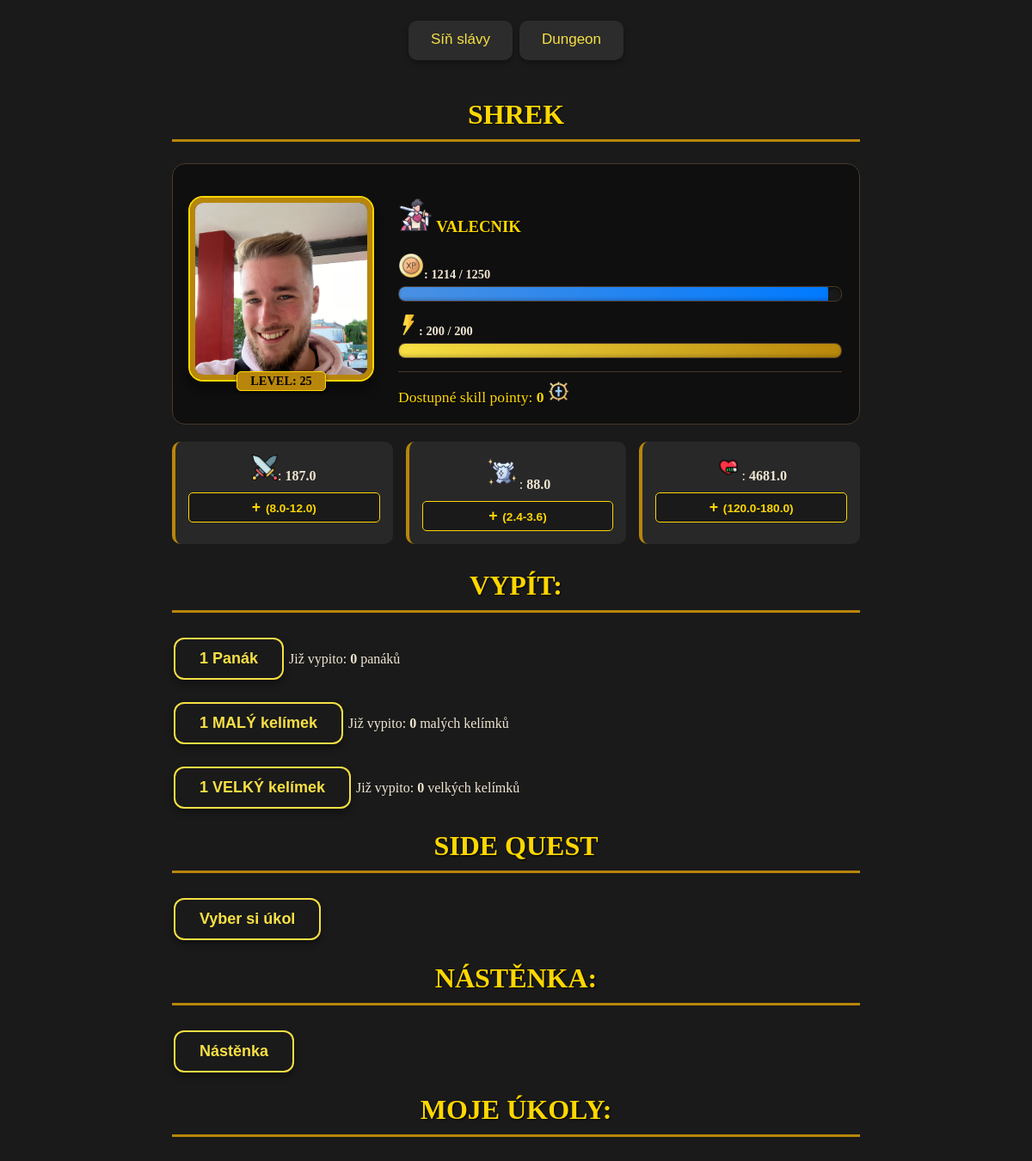
/player_info/1348/, run on the app's committed database.
### game/models.py (models this page shows, shortened)
class player(models.Model):
    profile_img = models.ImageField(upload_to='profile_images/', blank=True, null=True)
    role_img_id = models.IntegerField(blank=True, null=True) # 1 = mág, 2 = hunter, 3 = warrior
    gender = models.CharField(max_length=10, blank=True, null=True)
    active = models.BooleanField(default=False)
    name = models.CharField(max_length=100, blank=True)
    lvl = models.IntegerField(default=1, blank=True)
    xp = models.IntegerField(default=0, blank=True)
    xp_need = models.IntegerField(default=50, blank=True)
    score_dmg_delt = models.IntegerField(default=0, blank=True)
    score_dmg_taken = models.IntegerField(default=0, blank=True)
    score_death_counter = models.IntegerField(default=0, blank=True)
    score_best_dmg = models.IntegerField(default=0, blank=True)
    score = models.IntegerField(default=0, blank=True)
    quest_refresh = models.IntegerField(default=1)
    energie = models.IntegerField(default=200, blank=True, validators=[MinValueValidator(0), MaxValueValidator(200)])
    last_energy_update = models.DateTimeField(default=timezone.now)
    skill_points = models.IntegerField(default=0, blank=True)
    panak = models.IntegerField(default=0, blank=True)
    maly_kelimek = models.IntegerField(default=0, blank=True)
    velky_kelimek = models.IntegerField(default=0, blank=True)
    povolani = models.CharField(max_length=50, blank=True, default='nic')
    dmg = models.IntegerField(blank=True, default= 1)
    dmg_koef = models.FloatField(blank=True, default= 1)
    dmg_now = models.FloatField(blank=True, default= 1)
    armor = models.IntegerField(blank=True, default= 1)
    armor_koef = models.FloatField(blank=True, default= 1)
    armor_now = models.FloatField(blank=True, default= 1)
    hp = models.IntegerField(blank=True, default=1)
    hp_koef = models.FloatField(blank=True, default=1)
    hp_now = models.FloatField(blank=True, default=1)
    hp_actual_fight = models.IntegerField(blank=True, default=1)
    def energy_change(self):
        if self.energie <= 200:
            time_now = timezone.now()
            time_diff = time_now - self.last_energy_update
            minutes_passed = round(time_diff.total_seconds() // 60)
            energy_to_add = int(round(minutes_passed * 5))
            if self.energie + energy_to_add >= 200:
                self.energie = 200
            elif self.energie + energy_to_add <= 0:
                self.energie = 0
            else:
                self.energie += energy_to_add
            self.last_energy_update = time_now
            self.save()

### game/views.py (the view)
# urls.py: path('player_info/<int:player_id>/', views.player_info, name='player_info'),
def player_info(request, player_id):
    one_player = player.objects.get(id=player_id)
    one_player_name = one_player.name
    dmg_koef_min = round(one_player.dmg_koef * 0.8, 1)
    dmg_koef_max = round(one_player.dmg_koef * 1.2, 1)
    armor_koef_min = round(one_player.armor_koef * 0.8, 1)
    armor_koef_max = round(one_player.armor_koef * 1.2, 1)
    hp_koef_min = round(one_player.hp_koef * 0.8, 1)
    hp_koef_max = round(one_player.hp_koef * 1.2, 1)
    one_player.energy_change()
    energy = one_player.energie
    player_quests = side_quest.objects.filter(
        Q(player=one_player) | Q(player_coop=one_player_name),
        done=False
    )
    print({player_quests})
    return render(request, 'game/player_info.html', {
        'one_player': one_player,
        'player_quests': player_quests,
        'dmg_koef_min': dmg_koef_min,
        'dmg_koef_max': dmg_koef_max,
        'armor_koef_min': armor_koef_min,
        'armor_koef_max': armor_koef_max,
        'hp_koef_min': hp_koef_min,
        'hp_koef_max': hp_koef_max,
        'energy': energy,
        })

### game/templates/game/player_info.html (shortened to what this page needs)
{% extends "base.html" %}
{% load static %}
{% block styly %}
    <link rel="stylesheet" href="{% static 'game/player_info.css' %}">
{% endblock styly %}
{% block content %}
<div class="container">
    <div class="player-header">
        <h1><u></u> <b>{{ one_player.name }}</b></h1>
        <div class="player-main-section">
            <div class="player-avatar-wrapper">
                <div class="player-avatar-container">
                    {% if one_player.profile_img %}
                    <img src="{{ one_player.profile_img.url }}" alt="Player Avatar" class="player-avatar">
                    {% else %}
                    <img src="/media/profile_images/default_avatar.png" alt="Default Avatar" class="player-avatar">
                    {% endif %}
                </div>
                <div class="player-lvl-badge">Level: {{ one_player.lvl }}</div>
            </div>
            <div class="player-progress-section">
                <h3><b><img src="/media/icons/{{one_player.role_img_id}}{{ one_player.gender }}.png" alt="{{ one_player.gender }}" width="40" height="40">  {{ one_player.povolani }}</b></h3>
                <div class="progress-container">
                    <label><img src="/media/icons/xp.png" alt="xp" width="30" height="30">: {{ one_player.xp }} / {{ one_player.xp_need }}</label>
                    <div class="progress-bar-bg">
                        <div class="progress-bar-fill xp-color" style="width: calc(({{ one_player.xp }} / {{ one_player.xp_need }}) * 100%)"></div>
                    </div>
                </div>
                <div class="progress-container">
                    <label><img src="/media/icons/lighting.png" alt="energy" width="24" height="24">: {{ energy }} / 200</label>
                    <div class="progress-bar-bg">
                        <div class="progress-bar-fill energy-color" style="width: calc(({{ energy }} / 200) * 100%)"></div>
                    </div>
                </div>
                <div class="skill-points-highlight">
                    Dostupné skill pointy: <b>{{ one_player.skill_points }} <img src="/media/icons/skill_point.png" alt="skill_point" width="25" height="25" center:"center"></b>
                </div>
            </div>
        </div>
        <div class="stats-grid">
            <form action="{% url 'stat_up' one_player.id %}" method="post" class="stat-card">
                <span class="stat-label"><img src="/media/icons/swords.png" alt="attack" width="30" height="30">: <b>{{ one_player.dmg_now }}</b></span>
                <button type="submit" name="stat_type" value="dmg" class="stat-button">
                    <span class="plus-icon">+</span> ({{ dmg_koef_min }}-{{ dmg_koef_max }})
                </button>
            </form>
            <form action="{% url 'stat_up' one_player.id %}" method="post" class="stat-card">
                <span class="stat-label"><img src="/media/icons/armor.png" alt="armor" width="40" height="40">: <b>{{ one_player.armor_now }}</b></span>
                <button type="submit" name="stat_type" value="armor" class="stat-button">
                    <span class="plus-icon">+</span> ({{ armor_koef_min }}-{{ armor_koef_max }})
                </button>
            </form>
            <form action="{% url 'stat_up' one_player.id %}" method="post" class="stat-card">
                <span class="stat-label"><img src="/media/icons/life-bar.png" alt="hp" width="30" height="30">: <b>{{ one_player.hp_now }}</b></span>
                <button type="submit" name="stat_type" value="hp" class="stat-button">
                    <span class="plus-icon">+</span> ({{ hp_koef_min }}-{{ hp_koef_max }})
                </button>
            </form>
        </div>
    </div>
    <h1>Vypít:</h1>
        <form action="{% url 'drink' one_player.id %}" method="post">
        <button type="submit" name="drink_type" value="panak" class="button">1 Panák</button>
        Již vypito: <b>{{ one_player.panak }}</b> panáků
        <button type="submit" name="drink_type" value="maly_kelimek" class="button">1 MALÝ kelímek</button>
        Již vypito: <b>{{ one_player.maly_kelimek }}</b> malých kelímků
        <button type="submit" name="drink_type" value="velky_kelimek" class="button">1 VELKÝ kelímek</button>
        Již vypito: <b>{{ one_player.velky_kelimek }}</b> velkých kelímků
    </form>
    <h1>Side quest</h1>
    <form action="{% url "sidequest" %}" method="post">
        <button type="submit" class="button">Vyber si úkol</button>
    </form>
    <h1>Nástěnka:</h1>
    <form action="{% url "nastenka" %}" method="post">
        <button type="submit" class="button">Nástěnka</button>
    </form>
    <h1>Moje úkoly:</h1>
</div>
{% endblock content %}

### static/app.css (style rules this page uses)
body { background-color: #1a1a1a; color: #f0e6d2; font-family: 'Georgia', serif; margin: 0; padding: 20px; display: flex; flex-direction: column; align-items: center; position: relative; z-index: 1; }
body::before { content: ""; position: fixed; top: 0; left: 0; width: 100%; height: 100%; background-image: url('/media/pnp_logo.png'); background-repeat: no-repeat; background-size: cover; background-position: center; opacity: 0.05; z-index: -1; }
.container { max-width: 800px; width: 100%; margin-top: 20px; }
h1, h2, h3, h4 { color: #ffd700; text-shadow: 1px 1px 2px #000000; font-family: 'Trajan Pro', serif; text-transform: uppercase; }
h1 { border-bottom: 3px solid #b8860b; padding-bottom: 10px; margin-bottom: 25px; text-align: center; }
.button { background-color: #1a1a1a; color: #f7e044; border: 2px solid #f7e044; padding: 12px 28px; font-size: 18px; font-weight: bold; text-align: center; text-decoration: none; display: inline-block; margin: 4px 2px; cursor: pointer; border-radius: 12px; transition: all 0.3s ease; box-shadow: 0 4px 8px 0 rgba(0, 0, 0, 0.4); }

### game/static/game/player_info.css (style rules this page uses)
.player-main-section { display: flex; gap: 30px; align-items: center; background: rgba(0, 0, 0, 0.4); padding: 20px; border-radius: 15px; border: 1px solid #4a382b; margin-bottom: 20px; }
.player-avatar-wrapper { display: flex; flex-direction: column; align-items: center; }
.player-avatar-container { width: 200px; height: 200px; position: relative; border: 6px solid #b8860b; outline: 2px solid #ffd700; border-radius: 15px; box-shadow: 0 10px 20px rgba(0,0,0,0.6), inset 0 0 15px rgba(0,0,0,0.8); overflow: hidden; background-color: #2c2c2c; }
.player-avatar { width: 100%; height: 100%; object-fit: cover; display: block; transition: transform 0.5s ease; }
.player-avatar-container::after { content: ""; position: absolute; top: 0; left: 0; width: 100%; height: 100%; background: linear-gradient(135deg, rgba(255,255,255,0.1) 0%, rgba(255,255,255,0) 50%); pointer-events: none; }
.player-lvl-badge { text-align: center; background: #b8860b; color: #000; font-weight: bold; border-radius: 5px; margin-top: -10px; position: relative; z-index: 2; padding: 2px 15px; box-shadow: 0 2px 4px rgba(0,0,0,0.5); border: 1px solid #ffd700; text-transform: uppercase; font-size: 0.9rem; }
.player-progress-section { flex-grow: 1; }
.progress-container { margin-bottom: 15px; }
.progress-container label { display: block; font-size: 0.9rem; margin-bottom: 5px; color: #f0e6d2; font-weight: bold; }
.progress-bar-bg { background: #1a1a1a; height: 16px; border-radius: 8px; border: 1px solid #4a382b; overflow: hidden; box-shadow: inset 0 2px 4px rgba(0,0,0,0.5); }
.progress-bar-fill { height: 100%; transition: width 0.5s ease-out; box-shadow: inset 0 -2px 4px rgba(0,0,0,0.2); }
.xp-color { background: linear-gradient(90deg, #4a90e2, #007aff); }
.energy-color { background: linear-gradient(90deg, #f7e044, #b8860b); }
.skill-points-highlight { color: #ffd700; font-size: 1.1rem; margin-top: 15px; text-shadow: 1px 1px 2px #000; border-top: 1px solid #4a382b; padding-top: 10px; }
.stats-grid { display: grid; grid-template-columns: repeat(3, 1fr); gap: 15px; margin-bottom: 30px; }
.stat-card { background: rgba(44, 44, 44, 0.8); padding: 15px; border-radius: 10px; border-left: 4px solid #b8860b; display: flex; flex-direction: column; align-items: center; gap: 10px; transition: transform 0.2s; }
.stat-label { font-size: 1rem; color: #f0e6d2; text-align: center; }
.stat-button { background: #1a1a1a; color: #ffd700; border: 1px solid #ffd700; padding: 6px 12px; border-radius: 5px; cursor: pointer; font-size: 0.85rem; font-weight: bold; transition: all 0.2s; width: 100%; }
.plus-icon { font-size: 1.1rem; margin-right: 2px; }

### data on the page
player: name "SHREK", profile_img (picture), lvl "25", povolani "VALECNIK", xp "1214", xp_need "1250", skill_points "0", dmg_now "187.0", armor_now "88.0", hp_now "4681.0", panak "0", maly_kelimek "0", velky_kelimek "0"

### other printed values
{{ energy }} "200"
{{ dmg_koef_min }} "8.0"
{{ dmg_koef_max }} "12.0"
{{ armor_koef_min }} "2.4"
{{ armor_koef_max }} "3.6"
{{ hp_koef_min }} "120.0"
{{ hp_koef_max }} "180.0"
